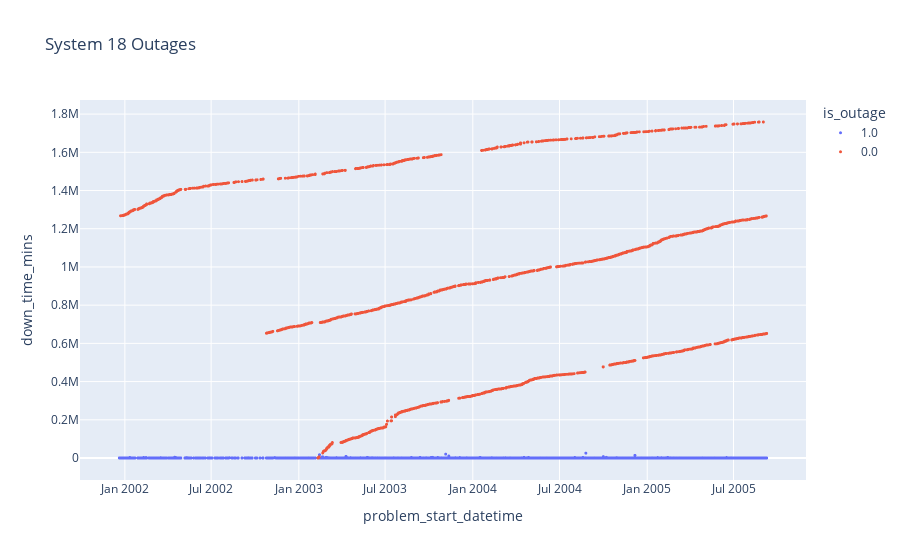

The code cell stored with this chart in its notebook:
### Code cell
df_8_sys_18.is_outage = df_8_sys_18.is_outage.astype(str)
fig = px.scatter(df_8_sys_18, x='problem_start_datetime', y='down_time_mins', color='is_outage', title='System 18 Outages')
fig.update_traces(marker_size=3)
fig.show()

### Figure 1 — Plotly figure (JSON) as saved in the notebook; plotly's stock layout.template omitted (floating-point values rounded to 4 significant figures; data arrays with more than 128 entries replaced by an {"elided": "..."} marker saying what was removed)
{"data": [{"hovertemplate": "is_outage=1.0<br>problem_start_datetime=%{x}<br>down_time_mins=%{y}<extra></extra>", "legendgroup": "1.0", "marker": {"color": "#636efa", "size": 3, "symbol": "circle"}, "mode": "markers", "name": "1.0", "showlegend": true, "type": "scattergl", "x": {"elided": "3997 str values"}, "xaxis": "x", "y": {"elided": "3997 int values"}, "yaxis": "y"}, {"hovertemplate": "is_outage=0.0<br>problem_start_datetime=%{x}<br>down_time_mins=%{y}<extra></extra>", "legendgroup": "0.0", "marker": {"color": "#EF553B", "size": 3, "symbol": "circle"}, "mode": "markers", "name": "0.0", "showlegend": true, "type": "scattergl", "x": {"elided": "2523 str values"}, "xaxis": "x", "y": {"elided": "2523 int values"}, "yaxis": "y"}], "layout": {"autosize": true, "legend": {"title": {"text": "is_outage"}, "tracegroupgap": 0}, "title": {"text": "System 18 Outages"}, "xaxis": {"anchor": "y", "autorange": true, "domain": [0, 1], "range": ["2001-10-01 21:03:42.8322", "2005-11-27 02:05:17.1678"], "title": {"text": "problem_start_datetime"}, "type": "date"}, "yaxis": {"anchor": "x", "autorange": true, "domain": [0, 1], "range": [-135300.0, 1894000.0], "title": {"text": "down_time_mins"}, "type": "linear"}}}
